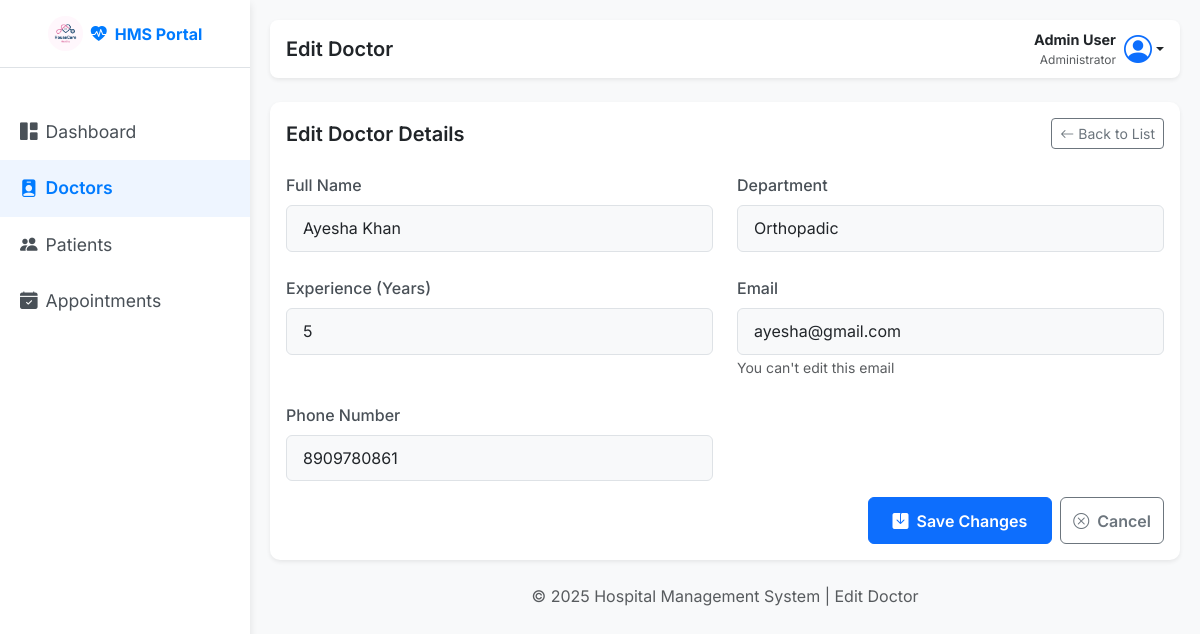
Page /admin/edit_doctor/3 (signed in) on the earlier database version.
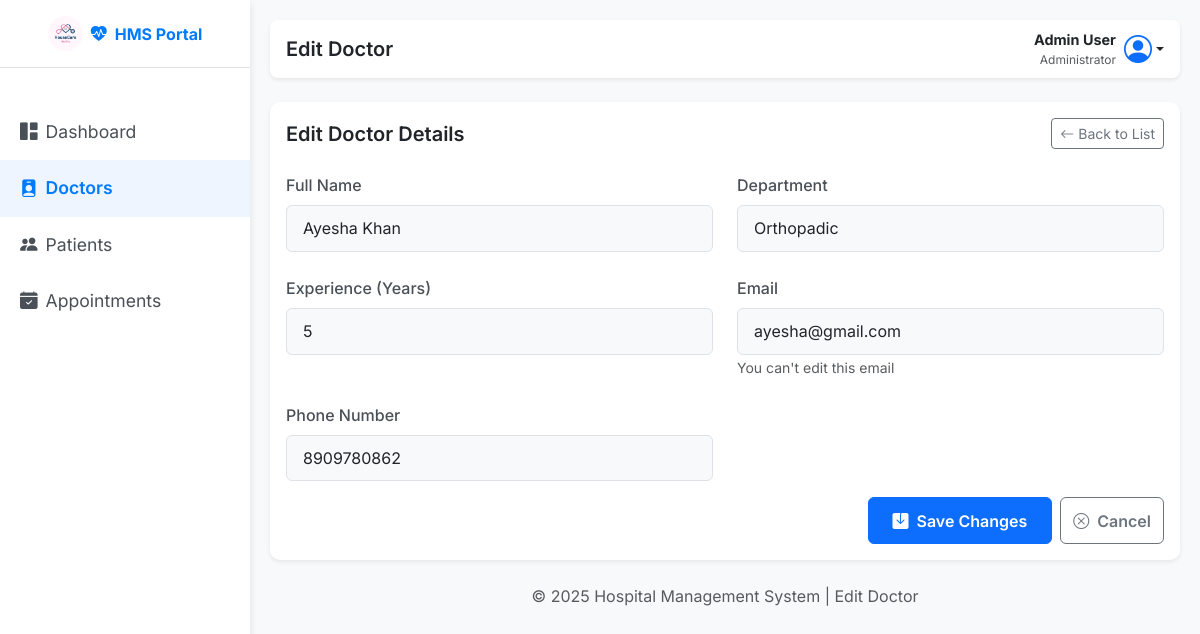
Same page on the later database version.
### back_app/models.py (models this page shows)
class User(db.Model, UserMixin):
    __tablename__ = 'user'
    id = db.Column(db.Integer, primary_key=True)
    full_name = db.Column(db.String(150), nullable=False)
    email = db.Column(db.String(150), unique=True, nullable=False)
    password = db.Column(db.String(150), nullable=False)
    phone_number = db.Column(db.String(15), nullable=False)
    age = db.Column(db.Integer(),  nullable=False)
    gender = db.Column(db.String(10) , nullable=False)
    role = db.Column(db.String(50), nullable=False ,default='Patient')  # 'admin', 'doctor', 'patient'
    profile_picture = db.Column(db.String(250), nullable=True, default='default.png')
    created_at = db.Column(db.DateTime, default=datetime.utcnow)
    doctor = db.relationship('Doctor', backref='user', uselist=False, cascade="all, delete-orphan")
    patient = db.relationship('Patient', backref='user', uselist=False, cascade="all, delete-orphan")

### back_app/routes.py (the view, shortened to what this page needs)
@main.route('/admin/edit_doctor/<int:doctor_id>', methods=['GET', 'POST'])
@login_required
def edit_doctor(doctor_id):
    if current_user.role.lower() != 'admin':
        flash("access denied you are not admin , danger")
        return redirect(url_for('main.home'))
    doctor = Doctor.query.get_or_404(doctor_id)
    return render_template('admin/edit_doctor.html', doctor=doctor)

### app.py (called while the page is built)
def create_app():
    app = Flask(__name__)
    database_url = os.environ.get('DATABASE_URL', 'sqlite:///hospital_management.db')
    if database_url.startswith("postgres://"):
        database_url = database_url.replace("postgres://", "postgresql://", 1)
    app.config['SQLALCHEMY_DATABASE_URI'] = database_url
    app.config['SECRET_KEY'] = os.environ.get('SECRET_KEY', 'your_secret_key')
    app.config['SQLALCHEMY_TRACK_MODIFICATIONS'] = False
    login_manager = LoginManager()
    login_manager.init_app(app)
    login_manager.login_view = 'login'
    @login_manager.user_loader
    def load_user(user_id):
        return User.query.get(int(user_id))
    db.init_app(app)
    with app.app_context():
        from back_app.routes import main
        app.register_blueprint(main)
        db.create_all()
    return app

### templates/admin/edit_doctor.html (shortened to what the changed rows need)
<!DOCTYPE html>
<html lang="en">
<head>
  <link href="https://cdn.jsdelivr.net/npm/bootstrap@5.3.3/dist/css/bootstrap.min.css" rel="stylesheet" />
  <link href="https://cdn.jsdelivr.net/npm/bootstrap-icons@1.11.1/font/bootstrap-icons.css" rel="stylesheet" />
  <link rel="stylesheet" href="../../static/css/style.css" />
  <link rel="stylesheet" href="../../static/css/admin/edit_doc.css" />
</head>
<body>
  <div class="wrapper">
    <div id="content">
      <div class="card shadow-sm border-0">
        <div class="card-body">
          <form  action="{{url_for('main.edit_doctor' , doctor_id=doctor.id)}}" method='post'>
            <div id="edit-doctor-form" class="row g-4">
            <div class="col-md-6">
              <label class="form-label" for="doctorName">Full Name</label>
              <input type="text" class="form-control" name="full_name" id="doctorName" value="{{doctor.user.full_name}}" required />
            </div>
            <div class="col-md-6">
              <label class="form-label">Email</label>
              <input type="email" class="form-control" id="doctorEmail" value="{{doctor.user.email}}" readonly />
              <small class="form-text text-muted">You can't edit this email</small>
            </div>
            <div class="col-md-6">
              <label class="form-label">Phone Number</label>
              <input type="tel" class="form-control" id="doctorPhone" name="phone_number" value="{{doctor.user.phone_number}}" required />
            </div>
          </div>
          </form>
        </div>
      </div>
    </div>
  </div>
</body>
</html>

Differences in the rows shown:
changed User "Ayesha Khan": phone_number "8909780861" → "8909780862"
